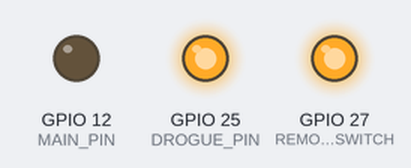
A program run on a simulated ESP32. Parts: output pins drawn as LEDs (lit = HIGH).

Above: at 0.5 s.
At 2.5 s:
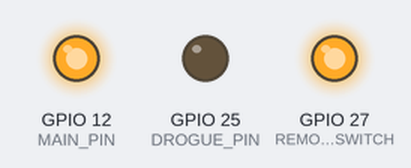
At 3.5 s:
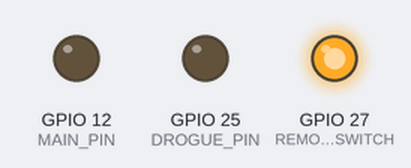
Timing chart, 0 to 5.2 s (numbered marks = the images above):
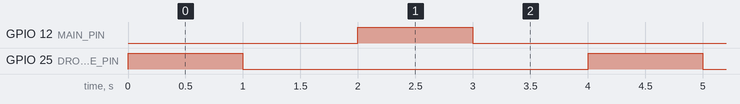

The program:

main.cpp
```cpp
#include <Arduino.h>
#define DROGUE_PIN 25
#define MAIN_PIN 12
#define REMOTE_SWITCH 27

#define CHUTE_PULSE_DELAY 1000

void pyro_pins_init();
void arm();
void disarm();
void drogue_pulse();
void main_pulse();

void pyro_pins_init() {
  pinMode(REMOTE_SWITCH, OUTPUT);
  pinMode(DROGUE_PIN, OUTPUT);
  pinMode(MAIN_PIN, OUTPUT);
}

void arm() {
  digitalWrite(REMOTE_SWITCH, HIGH);
}

void disarm() {
  digitalWrite(REMOTE_SWITCH, LOW);
}

void drogue_pulse(){
  digitalWrite(DROGUE_PIN, HIGH);
  delay(CHUTE_PULSE_DELAY);
  digitalWrite(DROGUE_PIN, LOW);
  delay(CHUTE_PULSE_DELAY);
}

void main_pulse() {
  digitalWrite(MAIN_PIN, HIGH);
  delay(CHUTE_PULSE_DELAY);
  digitalWrite(MAIN_PIN, LOW);
  delay(CHUTE_PULSE_DELAY);
}

void setup() {
  Serial.begin(115200);

  pyro_pins_init();

  // Serial.println(digitalRead(REMOTE_SWITCH));
  arm();
}

void loop() {
  drogue_pulse();
  main_pulse();
}
```

Measured:
- by itself, GPIO 12 (MAIN_PIN), GPIO 25 (DROGUE_PIN): alternates HIGH for 1.0 s and LOW for 3.0 s
- by itself, everything shown: repeats every 4.0 s, in 4 steps
